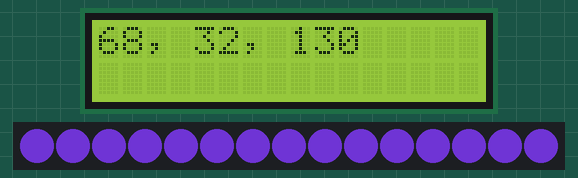
Simulated run of this program. Board: Raspberry Pi Pico running MicroPython. Parts: 16×2 character LCD, 15 RGB LEDs in strip order, left to right. Dim RGB values are drawn brighter than linear; random numbers come from a fixed seed; library files of the repository ran but are not shown: lcd_api.py, pico_i2c_lcd.py, dht20.py; what the program prints to the serial console is not drawn.

Above: at 1.1 s.
At 7.2 s:
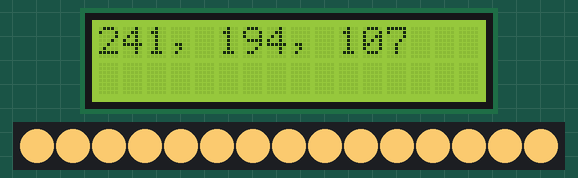
At 13.2 s:
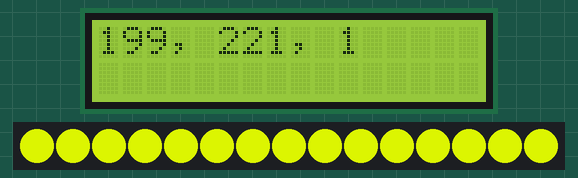
At 16.2 s:
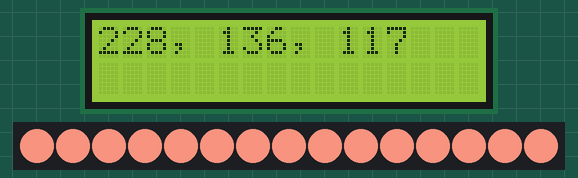
At 19.2 s:
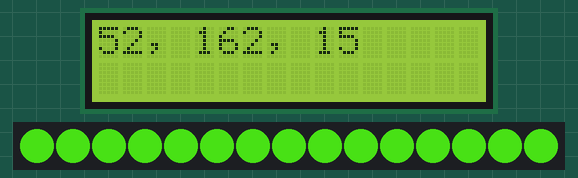
At 28.3 s:
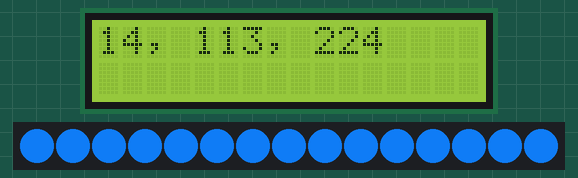

Measured:
- what the display in image 0 shows lasts 3.0 s, from 1.1 s to 4.1 s

The program:

Day_12g.py
```python
'''
Random colour generator (new colours beneath code)
'''

from machine import I2C, Pin
from lcd_api import LcdApi # lcd library
from pico_i2c_lcd import I2cLcd # lcd library
from dht20 import DHT20 # sensor library
import time
from neopixel import NeoPixel
import random

# Define LCD/sensor I2C pins/BUS/address
SDA = 14
SCL = 15
I2C_BUS = 1
LCD_ADDR = 0x27

# Define LCD rows/columns
LCD_NUM_ROWS = 2
LCD_NUM_COLS = 16

# Set up LCD I2C
lcdi2c = I2C(I2C_BUS, sda=machine.Pin(SDA), scl=machine.Pin(SCL), freq=400000)
lcd = I2cLcd(lcdi2c, LCD_ADDR, LCD_NUM_ROWS, LCD_NUM_COLS)

# LED details
num_leds = 15
GPIO_number = 2

# Define the LED pin number and number of LEDs
strand = NeoPixel(Pin(GPIO_number), num_leds)

# Turn off all LEDs before program start
strand.fill((0,0,0))
strand.write()
time.sleep(1)

while True:

    r = random.randint(0, 255)
    g = random.randint(0, 255)
    b = random.randint(0, 255)

    strand.fill((r, g, b))
    strand.write()
    lcd.putstr(str(r) + ", " + str(g) + ", " + str(b))
    print(f"({r}, {g}, {b})")

    time.sleep(3)

    lcd.clear()

'''
20, 207, 160 - icey blue
185, 50, 21 - rose
35, 163, 219 - bold icey blue
41, 62, 12 - lime green
81, 0, 164 - lilac
5, 100, 110 - blue icey blue
185, 25, 108 - bold pink
220, 142, 10 - amber
(27, 133, 236) - icey blue again
(8, 200, 177) - neon icey blue
(21, 100, 15) - apple green
(27, 236, 66) - jade green
(42, 217, 6) - neon green
(106, 14, 39) - neon pink

'''
```
